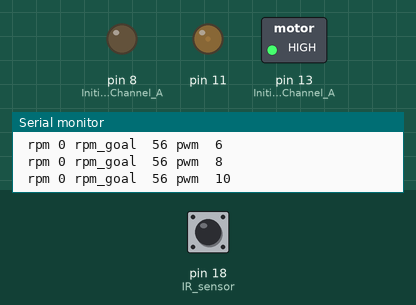
Bench run of a sketch on a simulated Arduino Mega 2560, built with avr-gcc and run on an emulated ATmega2560. Parts: switched loads named in the sketch (green lamp = pin HIGH), output pins drawn as LEDs (lit = HIGH), the last lines printed to the serial monitor. Inputs (shaded band) come from the test bench; at power-on: pin 18 (IR_sensor) HIGH.

Above: at 0.15 s.
At 1.2 s:
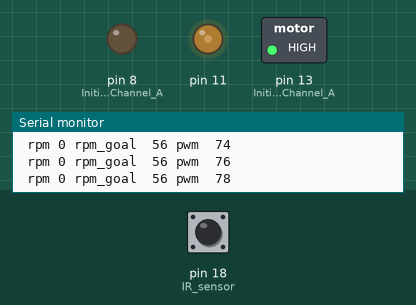
1.3 s: pin 18 (IR_sensor) pulsed LOW 2 times (0.12 s each, 0.3 s apart)
At 4.4 s:
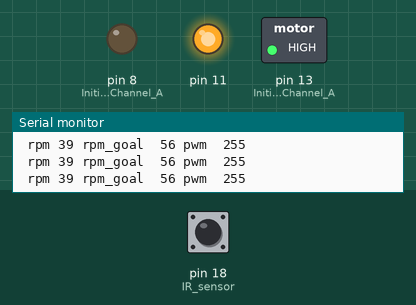
4.5 s: pin 18 (IR_sensor) pulsed LOW 5 times (0.12 s each, 0.3 s apart)
Timing chart, 0 to 7.5 s (numbered marks = the images above; inputs shaded):
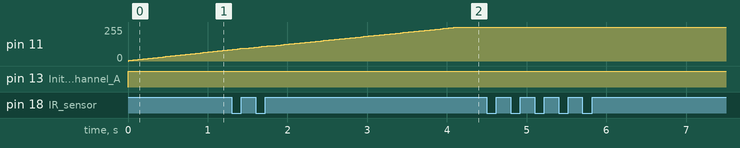

The sketch:

DC_motor_rotation_control.ino
```cpp
/*DC Motor rotation controlling
  code by Peter Jolankai 2019

   _____     _            _
  |  __ \   | |          ( )
  | |__) |__| |_ ___ _ __|/ ___
  |  ___/ _ \ __/ _ \ '__| / __|
  | |  |  __/ ||  __/ |    \__ \
  |_|  _\___|\__\___|_|    |___/
  |  \/  |          | |   (_)
  | \  / | __ _  ___| |__  _ _ __   ___  ___
  | |\/| |/ _` |/ __| '_ \| | '_ \ / _ \/ __|
  | |  | | (_| | (__| | | | | | | |  __/\__ \
  |_|  |_|\__,_|\___|_| |_|_|_| |_|\___||___/


  This is a code for demonstrating an easy DC motor rotation control.
  hardware and wireing:
  Arduino mega
  L298HN motor shield

  DC motor with gear shaft with 5  spokes
  line following adapter (but it's better to use a single Infrared LED )
  wireing: from motor control shield B+ and B- to DC motor
  Arduino Mega to line following adapter:

  GND-> GND
  5V -> VCC
  pin 18 -> L (left sensor this case)

  it is important to adjust sensibility of the IR sensor!
*/


void setup() {

  Serial.begin(9600);
  pinMode(13, OUTPUT); //Initiates Motor Channel A pin
  pinMode(8, OUTPUT);  //Initiates Brake Channel A pin

  pinMode(18, INPUT); // IR sensor

}
byte val, previous  = 0;
int pwm = 0;
unsigned long measured_time = 0;
unsigned long previoustime = 0;
int rotation_time, rpm, previous_rpm = 0;
/**/
int rpm_goal = 56;
/**/
void loop() {

  digitalWrite(13, HIGH); //Establishes forward direction of Channel B
  digitalWrite(8, LOW);   //Disengage the Brake for Channel B

  analogWrite(11, pwm); // PWM to motor

  val = digitalRead(18);

  if ((previous == 0) && (val == 1))
  {
    Serial.println("rising edge ");
    measured_time = millis();
    rotation_time = (measured_time - previoustime) * 5; //5 = number of spokes
    if (rotation_time != 0) {
      rpm = 60000 / rotation_time;
    }
  }
  if (rpm_goal >= rpm)
  {
    pwm = pwm + 1;
  }
  else
  {
    pwm = pwm - 2;
  }

if (previous_rpm == rpm)  // it was nessecery to add this logical if the sensor is not measuring a value.
   {
    pwm = pwm + 1;
  }
  // not to send out bad PWM signal
  if (pwm > 255)
  {
    pwm = 255;
  };
  if (pwm < 0)
  {
    pwm = 0;
  };
  previous_rpm = rpm;
  previoustime = measured_time;
  previous = val;

  Serial.print(" rpm "); // send datas to serial monitor / plotter
  Serial.print(rpm);
  Serial.print(" rpm_goal  ");
  Serial.print(rpm_goal);
  Serial.print(" pwm  ");
  Serial.print(pwm);
  Serial.println(" ");
}
```
